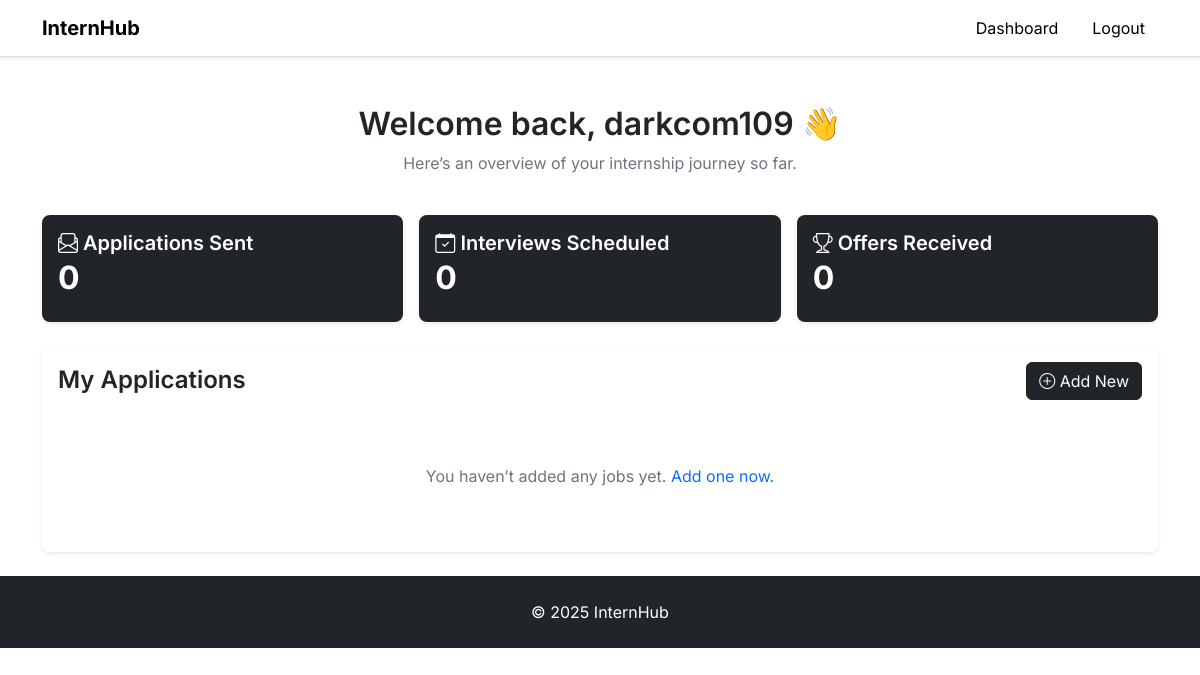
The app's page /dashboard/ (signed in), older data.
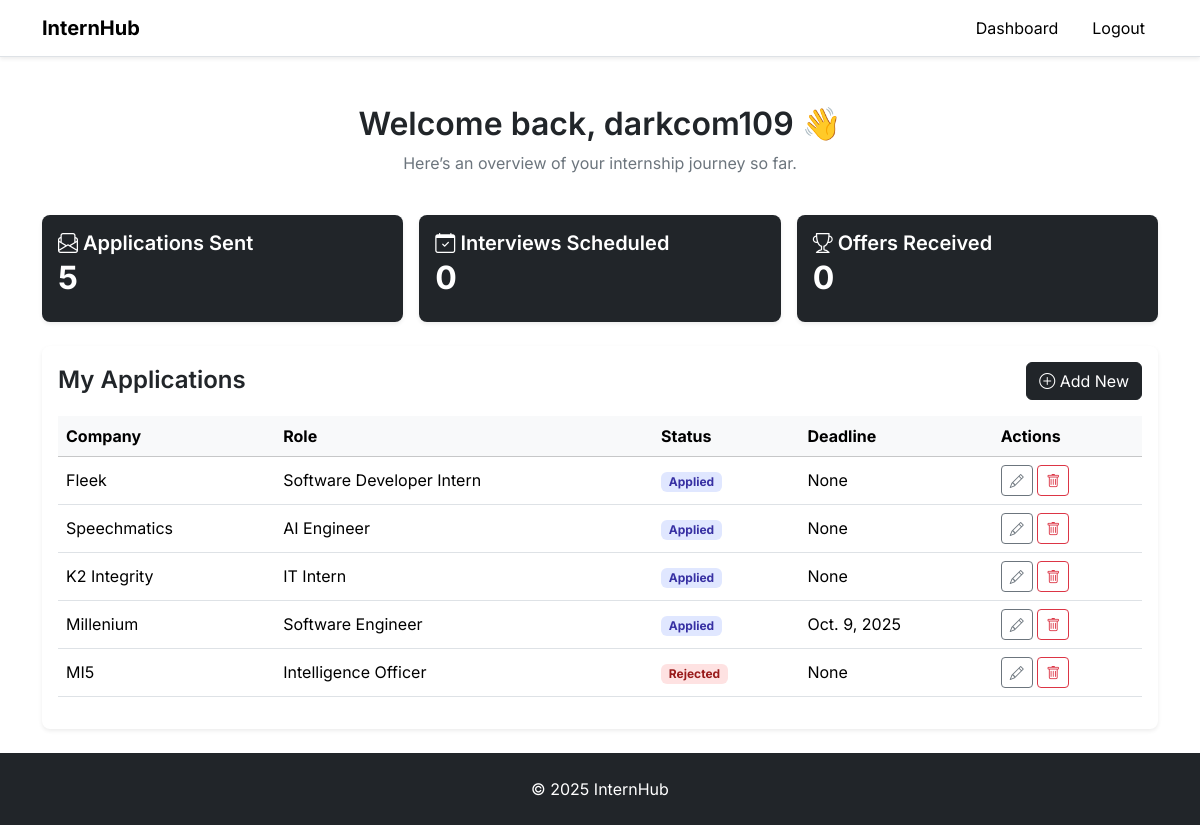
The same page, newer data.
### internhub/models.py (models this page shows)
class Job(models.Model):
    STATUS_CHOICES = [
        ('applied', 'Applied'),
        ('interview', 'Interview Scheduled'),
        ('offer', 'Offer Received'),
        ('rejected', 'Rejected'),
        ('saved', 'Saved / Draft'),
    ]
    user = models.ForeignKey(User, on_delete=models.CASCADE, related_name="jobs")
    company = models.CharField(max_length=100)
    position = models.CharField(max_length=100)
    status = models.CharField(max_length=20, choices=STATUS_CHOICES, default='applied')
    deadline = models.DateField(null=True, blank=True)
    created_at = models.DateTimeField(auto_now_add=True)

### internhub/views.py (the view)
# urls.py: path('dashboard/', views.dashboard, name="dashboard"),
@login_required
def dashboard(request):
    user_jobs = Job.objects.filter(user=request.user).order_by('-created_at')
    stats = {
        'total': user_jobs.count(),
        'applied': user_jobs.filter(status='applied').count(),
        'interview': user_jobs.filter(status='interview').count(),
        'offer': user_jobs.filter(status='offer').count(),
    }
    context = {
        'jobs': user_jobs,
        'stats': stats,
    }
    return render(request, 'dashboard.html', context)

### internhub/templates/dashboard.html (shortened to what this page needs)
{% extends 'base_templates/base.html' %}
{% load static %}
{% block content %}
<div class="container py-4">
    <div class="d-flex justify-content-center align-items-center mb-4 mt-4">
        <div class="d-flex flex-column align-items-center">
        <h2 class="fw-semibold">Welcome back, {{ request.user.username }} 👋</h2>
        <p class="text-secondary">Here’s an overview of your internship journey so far.</p>
        </div>
    </div>
    <div class="row row-cols-1 row-cols-md-3 g-3 mb-4">
        <div class="col">
        <div class="card h-100 bg-dark text-white border-0 shadow-sm p-3 rounded-3">
            <h5 class="fw-semibold mb-1"><i class="bi bi-envelope-paper"></i> Applications Sent</h5>
            <h2 class="fw-bold">{{ stats.total | default:"0" }}</h2>
        </div>
        </div>
        <div class="col">
        <div class="card h-100 bg-dark text-white border-0 shadow-sm p-3 rounded-3">
            <h5 class="fw-semibold mb-1"><i class="bi bi-calendar-check"></i> Interviews Scheduled</h5>
            <h2 class="fw-bold">{{ stats.interview | default:"0" }}</h2>
        </div>
        </div>
        <div class="col">
        <div class="card h-100 bg-dark text-white border-0 shadow-sm p-3 rounded-3">
            <h5 class="fw-semibold mb-1"><i class="bi bi-trophy"></i> Offers Received</h5>
            <h2 class="fw-bold">{{ stats.offer | default:"0" }}</h2>
        </div>
        </div>
    </div>
    <div class="card shadow-sm border-0 rounded-3">
        <div class="card-body">
        <div class="d-flex justify-content-between align-items-center mb-3">
            <h4 class="fw-semibold mb-0">My Applications</h4>
            <a href="{% url 'add_job' %}" class="btn btn-dark"><i class="bi bi-plus-circle"></i> Add New</a>
        </div>
                {% if jobs %}
                    <div class="table-responsive">
                    <table class="table align-middle">
                    <thead class="table-light">
                        <tr>
                        <th>Company</th>
                        <th>Role</th>
                        <th>Status</th>
                        <th>Deadline</th>
                        <th>Actions</th>
                        </tr>
                    </thead>
                    <tbody>
                    {% for job in jobs %}
                        <tr>
                            <td>{{ job.company }}</td>
                            <td>{{ job.position }}</td>
                            {% if job.status == "applied" %}
                                <td><span class="badge applied-styling">{{ job.status | title }}</span></td>
                            {% elif job.status == "interview" %}
                                <td><span class="badge interview-styling">{{ job.status | title }}</span></td>
                            {% elif job.status == "offer" %}
                                <td><span class="badge offer-styling">{{ job.status | title }}</span></td>
                            {% elif job.status == "rejected" %}
                                <td><span class="badge rejected-styling">{{ job.status | title }}</span></td>
                            {% elif job.status == "saved" %}
                                <td><span class="badge saved-styling">{{ job.status | title }}</span></td>
                            {% endif %}
                            <td>{{ job.deadline }}</td>
                            <td>
                                <form action="{% url 'edit_job' job.id %}" style="display:inline;">
                                    <button type="submit" class="btn btn-sm btn-outline-secondary">
                                        <i class="bi bi-pencil"></i>
                                    </button>
                                </form>
                                <form method="POST" action="{% url 'delete_job' job.id %}" style="display:inline;">
                                    <button type="submit" class="btn btn-sm btn-outline-danger">
                                        <i class="bi bi-trash"></i>
                                    </button>
                                </form>
                            </td>
                        </tr>
                    {% endfor %}
                    </tbody>
                    </table>
                    </div>
                {% else %}
                    <div class="d-flex justify-content-center p-5">
                        <p class="text-secondary mb-0">You haven’t added any jobs yet.
                            <a class="text-decoration-none" href="{% url 'add_job' %}">Add one now.</a>
                        </p>
                    </div>
                {% endif %}
        </div>
    </div>
    </div>
{% endblock %}

### internhub/templates/base_templates/base.html (shortened to what this page needs)
{% load static %}
<!doctype html>
<html lang="en">
  <head>
    <link href="https://cdn.jsdelivr.net/npm/bootstrap@5.3.3/dist/css/bootstrap.min.css" rel="stylesheet">
    <link rel="stylesheet" href="https://cdn.jsdelivr.net/npm/bootstrap-icons@1.11.3/font/bootstrap-icons.css">
    <link rel="stylesheet" href="{% static 'main.css' %}">
  </head>
  <body>
    {% include 'components/navbar.html' %}
    {% block content %}
    {% endblock %}
    <footer class="py-4 bg-dark">
      <div class="container d-flex flex-wrap justify-content-center align-items-center gap-2">
        <span class="text-white">© <span id="year"></span> InternHub</span>
      </div>
    </footer>
  </body>
</html>

### internhub/templates/components/navbar.html (shortened to what this page needs)
    <nav class="navbar navbar-expand-lg sticky-top bg-white border-bottom shadow-sm">
      <div class="container">
        <a class="navbar-brand fw-bold" href="#">InternHub</a>
        <div class="collapse navbar-collapse" id="nav">
          <ul class="navbar-nav ms-auto mb-2 mb-lg-0 gap-2">
            {% if not request.user.is_authenticated %}
              <li class="nav-item"><a class="btn nav-button-style" href="{% url 'index' %}">Welcome</a></li>
              <li class="nav-item"><a class="btn nav-button-style" href="{% url 'login' %}">Login</a></li>
              <li class="nav-item"><a class="btn nav-button-style" href="{% url 'signup' %}">Get started</a></li>
            {% else %}
              <li class="nav-item"><a class="btn nav-button-style" href="{% url 'dashboard' %}">Dashboard</a></li>
              <li class="nav-item"><a class="btn nav-button-style" href="{% url 'logout_view' %}">Logout</a></li>
            {% endif %}
          </ul>
        </div>
      </div>
    </nav>

### internhub/static/index.css (style rules this page uses)
body { font-family: 'Inter'; }
.nav-button-style { text-decoration: none; color: black; padding: 6px 12px; }

### internhub/templates/base_templates/base.html (style rules this page uses)
body { font-family: 'Inter'; }

### internhub/templates/dashboard.html (style rules this page uses)
.applied-styling { background-color: #E0E7FF; color: #3730A3; }
.rejected-styling { background-color: #FEE2E2; color: #991B1B; }

Row changes from the older to the newer data that the page shows:
added Job: company "Fleek", position "Software Developer Intern", status "Applied", deadline "None"
added Job: company "Speechmatics", position "AI Engineer", status "Applied", deadline "None"
added Job: company "K2 Integrity", position "IT Intern", status "Applied", deadline "None"
added Job: company "Millenium", position "Software Engineer", status "Applied", deadline "Oct. 9, 2025"
added Job: company "MI5", position "Intelligence Officer", status "Rejected", deadline "None"
Text that changed along with them:
{{ stats.total | default:"0" }}: "0" → "5"
text no longer shown: "You haven’t added any jobs yet. Add one now."
text now shown: "Company Role Status Deadline Actions"
